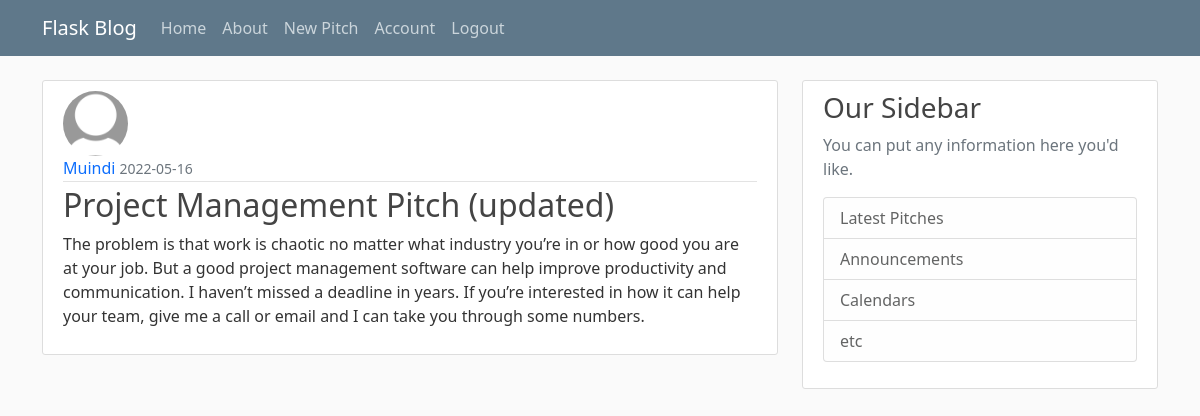
The app's page /pitch/2 (signed in) with its own data.
### app/models.py (models this page shows, shortened)
class User(db.Model, UserMixin):
    id = db.Column(db.Integer, primary_key=True)
    username = db.Column(db.String(20), unique = True, nullable = False)
    email = db.Column(db.String(120), unique = True, nullable = False)
    image_file = db.Column(db.String(20), nullable = False, default= 'default.jpg')
    password = db.Column(db.String(60), nullable = False)
    pitches = db.relationship('Pitch', backref = 'author', lazy = True)

class Pitch(db.Model):
    id = db.Column(db.Integer, primary_key=True)
    title = db.Column(db.String(100),nullable = False)
    date_posted = db.Column(db.DateTime, nullable = False, default = datetime.utcnow)
    content = db.Column(db.Text, nullable = False)
    user_id = db.Column(db.Integer, db.ForeignKey('user.id'), nullable = False)

### app/views.py (the view)
@app.route("/pitch/<int:pitch_id>" )
def pitch(pitch_id):
    pitch = Pitch.query.get_or_404(pitch_id)
    return render_template('pitch.html', title = pitch.title, pitch =pitch)

### app/models.py (called while the page is built)
@login_manager.user_loader
def load_user(user_id):
    return User.query.get(int(user_id))

### app/templates/pitch.html (shortened to what this page needs)
{% extends "macros.html" %}
{% block content %}
<article class="media content-section">
    <img src="{{ url_for('static', filename = 'profile_pics/' + pitch.author.image_file) }}" class="rounded-circle article-img" alt="">
    <div class="media-body">
        <div class="article-metadata">
            <a class="mr-2" href="#">{{ pitch.author.username }}</a>
            <small class="text-muted">{{ pitch.date_posted.strftime('%Y-%m-%d') }}</small>
        </div>
        <h2 class="article-title">{{ pitch.title }}</h2>
        <p class="article-content">{{ pitch.content }}</p>
    </div>
</article>
{% endblock content %}

### app/static/main.css (style rules this page uses)
body { background: #fafafa; color: #333333; margin-top: 5rem; }
h1, h2, h3, h4, h5, h6 { color: #444444; }
.content-section { background: #ffffff; padding: 10px 20px; border: 1px solid #dddddd; border-radius: 3px; margin-bottom: 20px; }
.article-title { color: #444444; }
.article-content { white-space: pre-line; }
.article-img { height: 65px; width: 65px; margin-right: 16px; }
.article-metadata { padding-bottom: 1px; margin-bottom: 4px; border-bottom: 1px solid #e3e3e3 }
.article-metadata a:link { text-decoration: none; list-style-type: none; }

### records on screen
User: image_file (placeholder picture), author.username "Muindi"
Pitch: date_posted "2022-05-16", title "Project Management Pitch (updated)", content "The problem is that work is chaotic no matter what industry you’re in or how good you are at your job. But a good project management software can help improve productivity and communication. I haven’t missed a deadline in years. If you’re interested in how it can help your team, give me a call or email and I can take you through some numbers."
